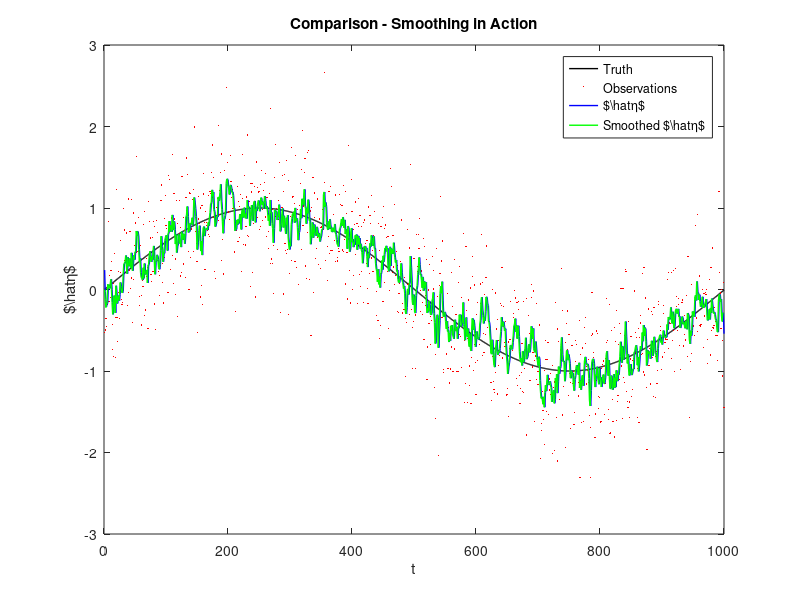
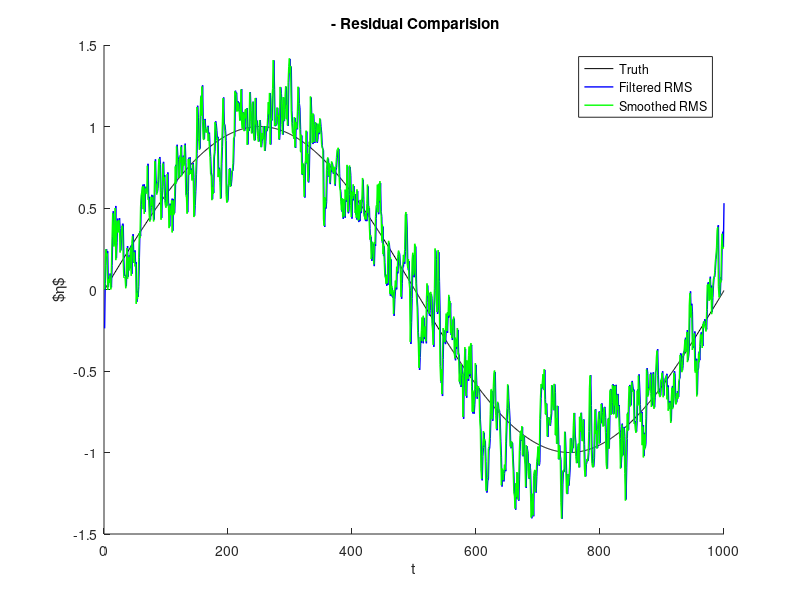
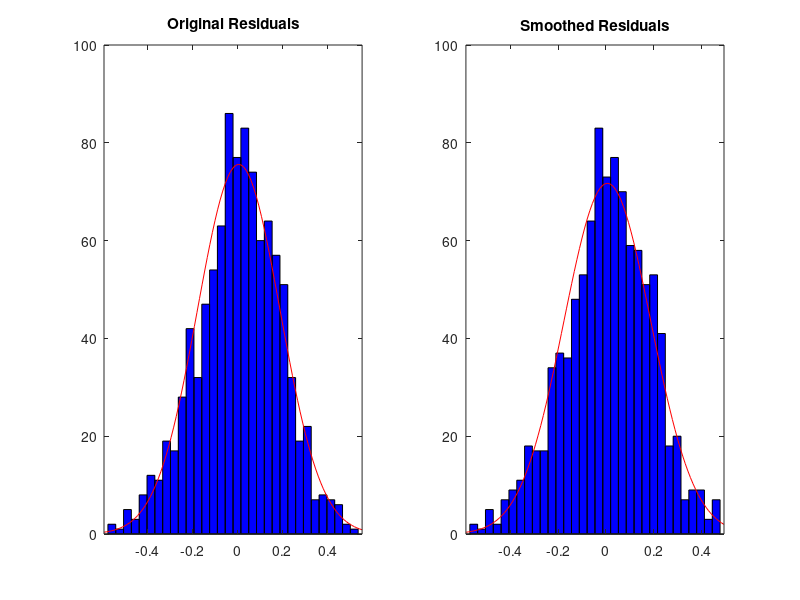

Reproduce these figures in MATLAB, in order.
%%%%%%%%%%%%%%%%%%%%%%%%%%%%%%%%%%%%%%%%%%%%%%%%%%%%%%
%                   ASEN 5070-Problem 5
% 
% Zach Dischner
%   Exam 3
%       Problem 5
% 
% 
% 
% Solves and answers questions relating to problem 5 of the STATOD final
% exam
% 
% 
%%%%%%%%%%%%%%%%%%%%%%%%%%%%%%%%%%%%%%%%%%%%%%%%%%%%%%

%% Parameters
clc;clear all;close all

sigma = 2.49;
Beta = 0.045;

%% Load Data
d=load('Exam3_Problem5_data.txt');
t = d(:,1);
ob = d(:,2);

Truth = sin(2*pi*t/10);

load('EtaHatEX3.mat')

%% Smooth out the Data
l = length(t);

% for kk = length(t)-1:-1:2
for ii = 1:998
   kk = l-ii;
   if ii == 1   
         
        S(kk) = P(kk)*PhiStep(kk)'*inv(P(kk+1));
        
        PS(kk) = P(kk) + S(kk)*P(kk+1)*S(kk)';
        
        EtaHatS(kk) = EtaHat(kk) + S(kk)*(EtaHat(kk)-PhiStep(kk)*EtaHat(kk));
   else
        S(kk) = P(kk)*PhiStep(kk)'*inv(P(kk+1));
        
        PS(kk) = P(kk) + S(kk)*(PS(kk+1) - P(kk+1))*S(kk)';
        
        EtaHatS(kk) = EtaHat(kk) + S(kk)*(EtaHat(kk+1) - PhiStep(kk+1)*EtaHat(kk));
   end   
end


figure
plot(Truth,'k','linewidth',1)
hold on
plot(ob,'r.','MarkerSize',1)
plot(EtaHat,'b','linewidth',1)
plot(EtaHatS,'g','Linewidth',1)
legend('Truth','Observations','$\hat{\eta}$','Smoothed $\hat{\eta}$')
xlabel('t');ylabel('$\hat{\eta}$');title('Comparison - Smoothing in Action')


%% Plot Residual Comparision
res = Truth-EtaHat';
res2 = Truth(1:999) - EtaHatS';
figure
hold on
plot(Truth,'k')
plot(Truth+res,'b','Linewidth',1)
plot(Truth(1:999)+res2,'g','Linewidth',1)

legend('Truth','Filtered RMS','Smoothed RMS')
xlabel('t');ylabel('$\eta$');title(' - Residual Comparision')



%% Normality Fit
figure
subplot(1,2,1)
hist(res);histfit(res)
title('Original Residuals')

subplot(1,2,2)
hist(res2);histfit(res2)
title('Smoothed Residuals')

%% RMS Calculation
fprintf('\n Original res: rms = %3.5f\n\n',rms(res))
fprintf('\n Smoothed res: rms = %3.5f\n\n',rms(res2))
fprintf('Resulting in a drop in res of:  %3.5f Percent\n\n',(rms(res)-rms(res2))*100)